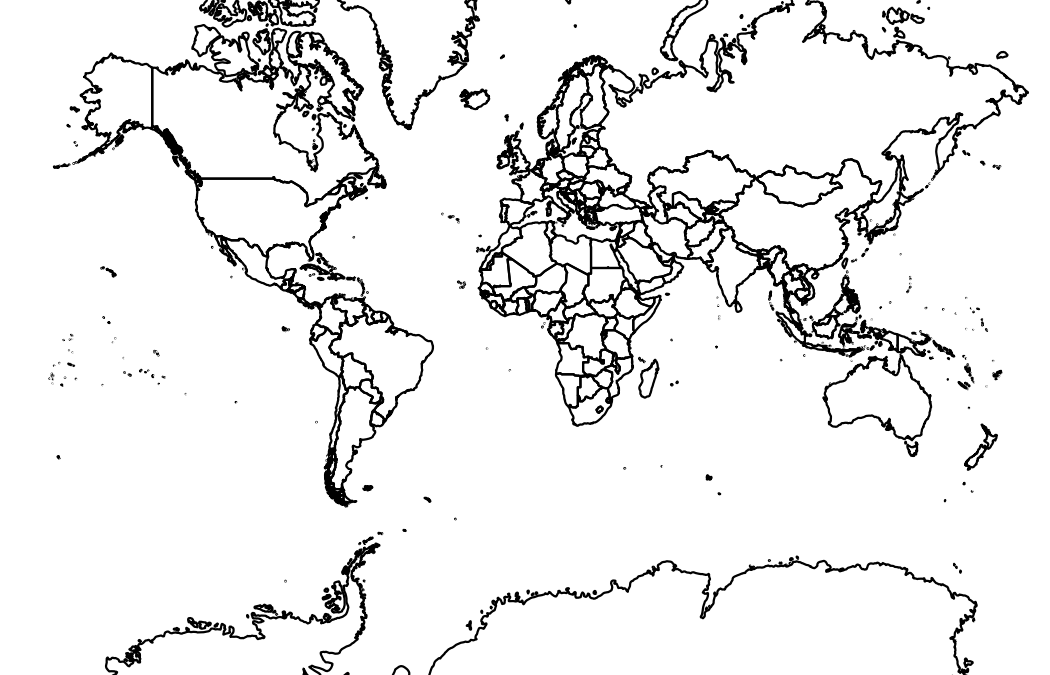

This figure's R source:
library(ggplot2)

p <- ggplot(map_data("world")) +
  aes(long, lat, group=group) +
  geom_path() +
  coord_map(xlim=c(-180, 180)) +
  theme_void()

ggsave("_tutorials/03/preview.png", p, width=7, height=4.5, dpi=150)
